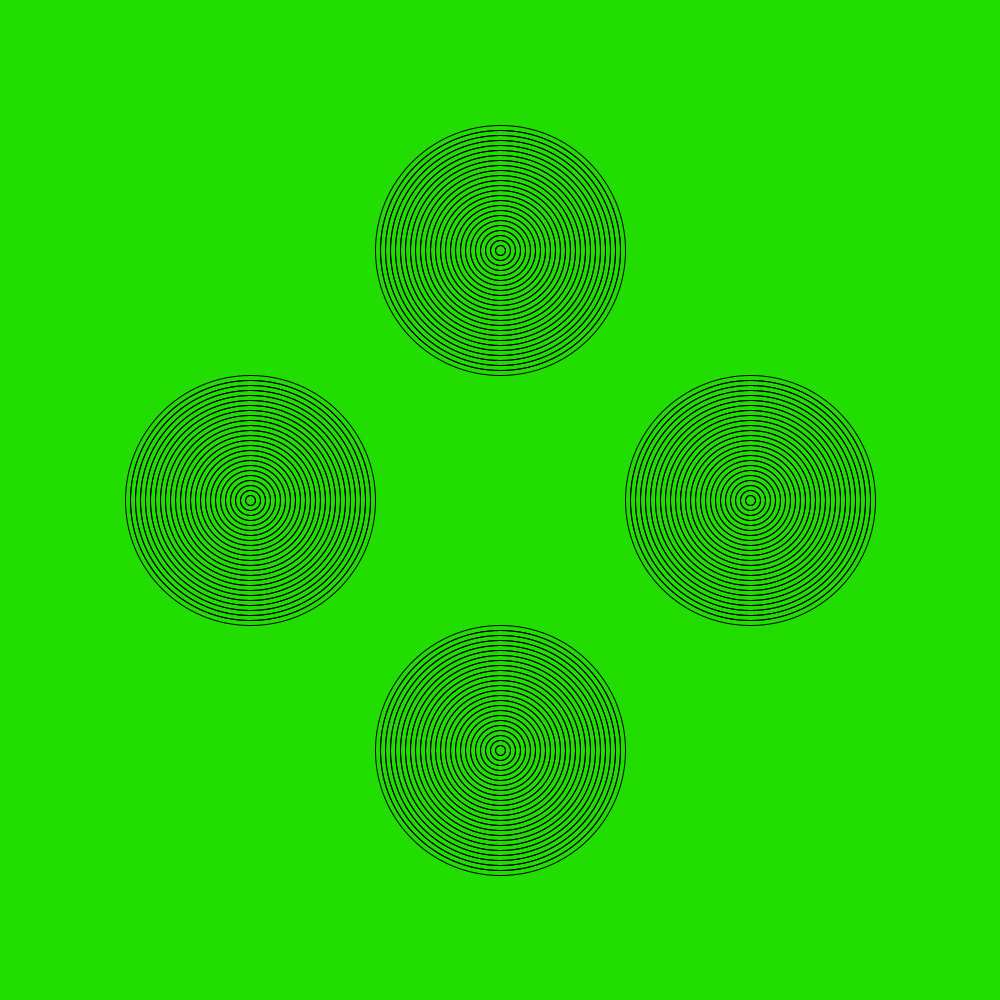
Frame 1 (no input)
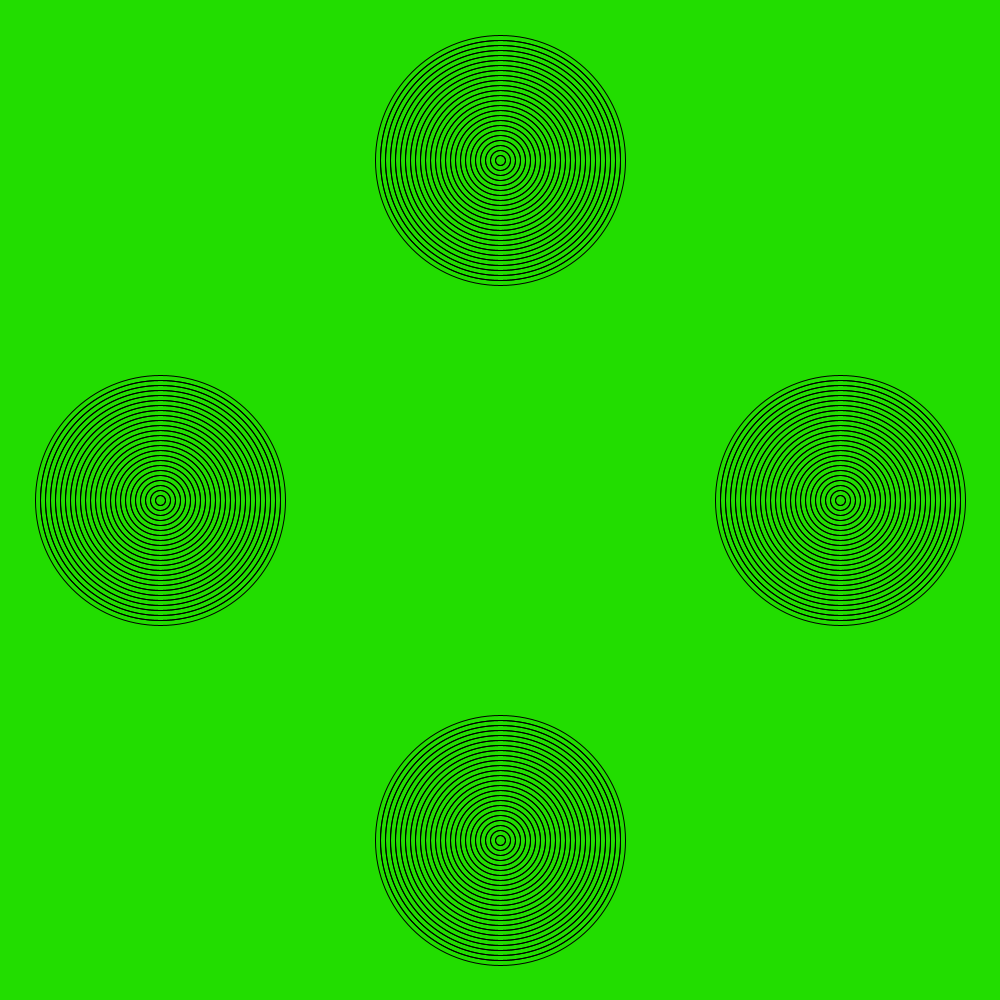
Frame 60 (the mouse pressed at the canvas centre just before this capture)
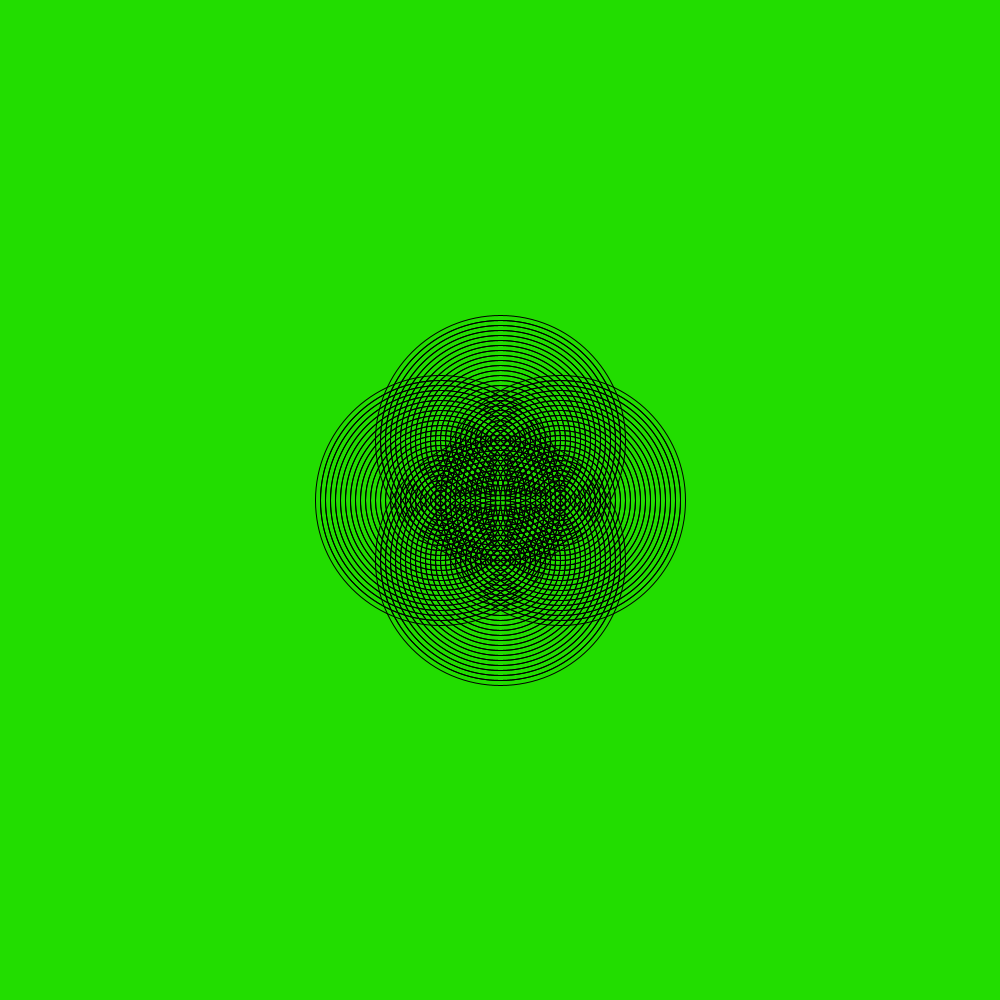
Frame 120 (the mouse held since frame 60 and released just before this capture)

The Processing sketch that drew these frames (run headless with seeded random() and noise(); from frame 60 on, the mouse is pressed at the canvas centre):

// Processing sketch: Amazing_Rings
// ── Amazing_Rings.pde
int x = 250;
int x2 = 750;
int y = 250;
int y2 = 750;
int speed = 10;
void setup(){
  size(1000, 1000);
  noFill();
}
void draw(){
  background(#22DD00);
  int w = 250;
  int h = 250;
  for(int i=50; i>0; i--){
  ellipse(x, 500, w, h);
  ellipse(x2, 500, w, h);
  ellipse(500, y, w, h);
  ellipse(500, y2, w, h);
  w= w-10;
  h= h-10;
  }
x=x+speed;
x2=x2-speed;
y=y+speed;
y2=y2-speed;
if (x==1000||x==0||x2==1000||x2==0||y==1000||y==0||y2==1000||y2==0){
  speed=-speed;
}

}
